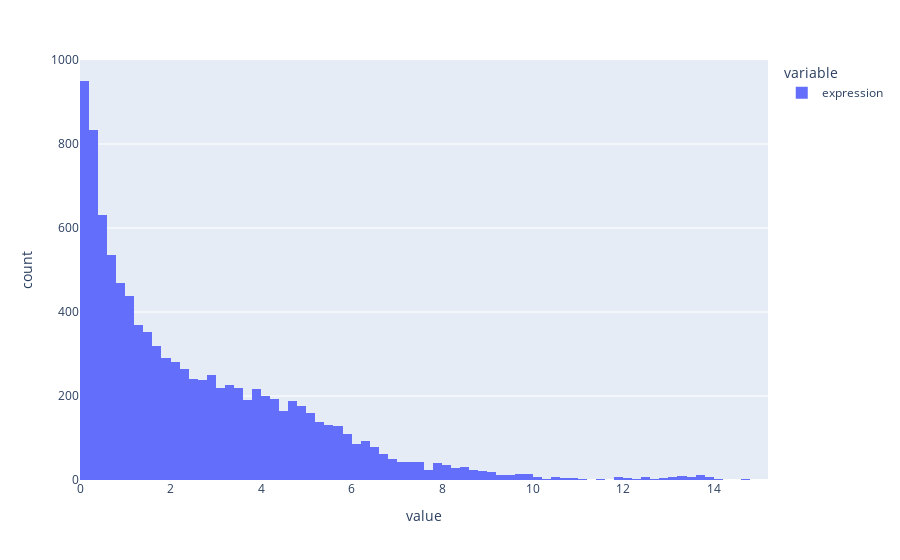

The code cell stored with this chart in its notebook:
### Code cell
import plotly.express as px
fig = px.histogram(
    tpm_with_cell_type.query('expression > 0').sample(10000)['expression']
)
fig.show()

### Figure 1 — Plotly figure (JSON) as saved in the notebook; plotly's stock layout.template omitted (floating-point values rounded to 4 significant figures; data arrays with more than 128 entries replaced by an {"elided": "..."} marker saying what was removed)
{"data": [{"alignmentgroup": "True", "bingroup": "x", "hovertemplate": "variable=expression<br>value=%{x}<br>count=%{y}<extra></extra>", "legendgroup": "expression", "marker": {"color": "#636efa", "pattern": {"shape": ""}}, "name": "expression", "offsetgroup": "expression", "orientation": "v", "showlegend": true, "type": "histogram", "x": {"elided": "10000 float values"}, "xaxis": "x", "yaxis": "y"}], "layout": {"autosize": true, "barmode": "relative", "legend": {"title": {"text": "variable"}, "tracegroupgap": 0}, "margin": {"t": 60}, "xaxis": {"anchor": "y", "autorange": true, "domain": [0, 1], "range": [3.608e-16, 15.2], "title": {"text": "value"}, "type": "linear"}, "yaxis": {"anchor": "x", "autorange": true, "domain": [0, 1], "range": [0, 1000], "title": {"text": "count"}}}}
